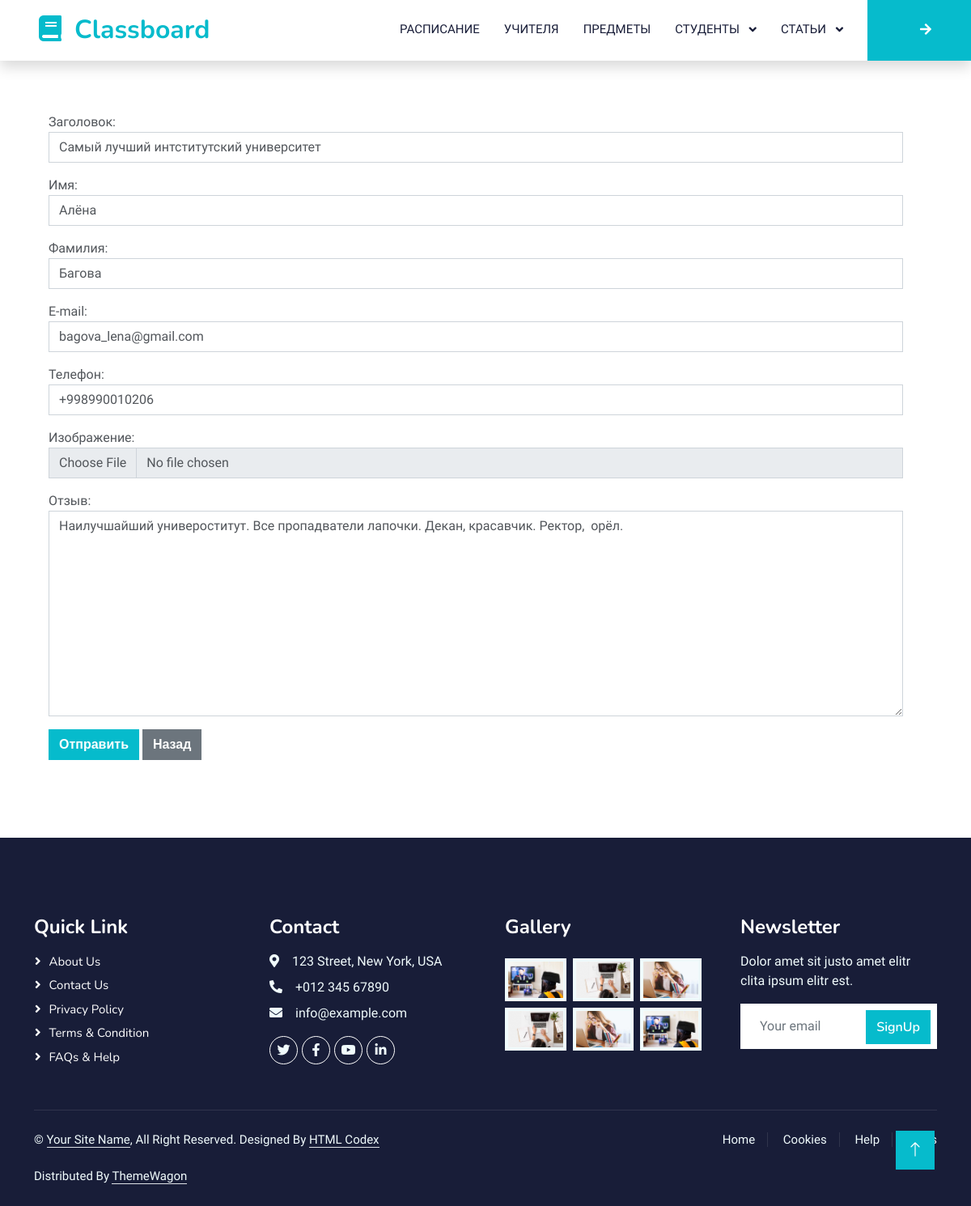
The page /testimonials/3/update/ (signed in) on the database its author committed.
### testimonials/models.py (models this page shows, shortened)
class Testimonial(PersonAbstract):
    title = models.CharField(verbose_name="Заголовок", max_length=150)
    testimonial = models.TextField(verbose_name="Отзыв")
    created_at = models.DateTimeField(verbose_name="Дата создания", auto_now_add=True)
    updated_at = models.DateTimeField(verbose_name="Дата обновления", auto_now=True)
    active = models.BooleanField(verbose_name="Активен", default=False)
    objects = SearchManagerTestimonials()
    class Meta:
        verbose_name = "Отзыв"
        verbose_name_plural = "Отзывы"
        ordering = ["first_name", "last_name"]

### testimonials/views.py (the view)
class TestimonialUpdateView(LoginRequiredMixin, UpdateView):
    model = Testimonial
    template_name = 'testimonials/testimonial_form.html'
    success_url = reverse_lazy('testimonials:testimonials_list')
    form_class = TestimonialForm

### templates/testimonials/testimonial_form.html (shortened to what this page needs)
{% extends 'layout/base.html' %}
{% block content %}
<div class="container-xxl py-5 wow fadeInUp mb-3 mt-3 ps-5 pe-5 row" data-wow-delay="0.1s">
    <form action="" method="post" enctype="multipart/form-data">
        {{ form.as_p }}
        <button type="submit" class="btn btn-primary">Отправить</button>
        <a href="{% url 'testimonials:testimonials_list' %}" class="btn btn-secondary">Назад</a>
    </form>
</div>
{% endblock content %}

### static/css/style.css (style rules this page uses)
:root { --primary: #06BBCC; --light: #F0FBFC; --dark: #181d38; }
.btn { font-family: 'Nunito', sans-serif; font-weight: 600; transition: .5s; }
.btn.btn-primary, .btn.btn-secondary { color: #FFFFFF; }

### rows shown on the page
Testimonial: title "Самый лучший интститутский университет", first_name "Алёна", last_name "Багова", email "bagova_lena@gmail.com", phone "+998990010206", testimonial "Наилучшайший универоститут. Все пропадватели лапочки. Декан, красавчик. Ректор, орёл."
